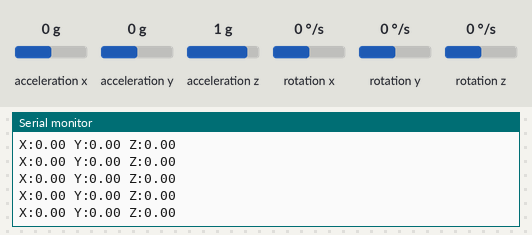
Simulated run of this sketch. Board: ESP32. On the bench: the last lines printed to the serial monitor. Inputs (shaded band) come from the test bench; at power-on: acceleration x 0 g, acceleration y 0 g, acceleration z 1 g, rotation z 0 °/s, rotation x 0 °/s, rotation y 0 °/s.

Above: at 3.2 s.
3.3 s: acceleration x set to -1.4 g
At 3.31 s:
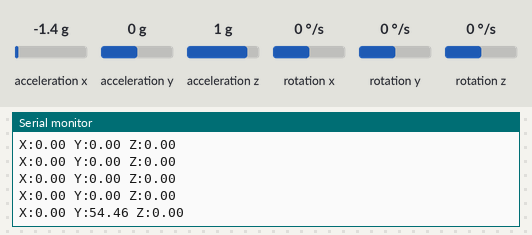
4.8 s: acceleration y set to -1.4 g
At 4.82 s:
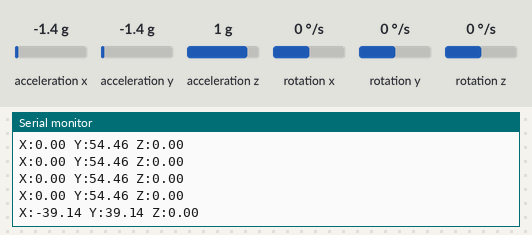
6.3 s: acceleration z set to -1.4 g
At 6.33 s:
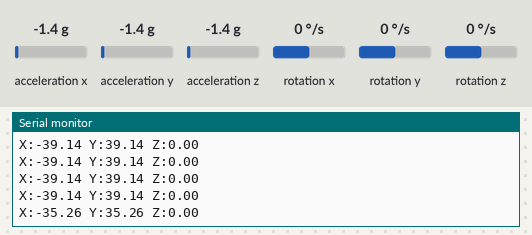
7.8 s: rotation z set to -192 °/s
At 7.83 s:
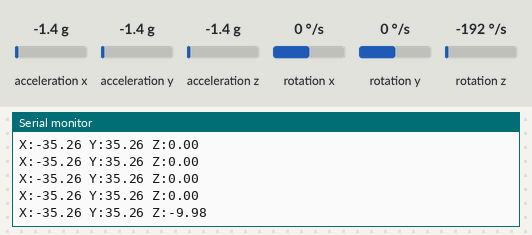
Timing chart, 0 to 10.3 s (numbered marks = the images above; inputs shaded):
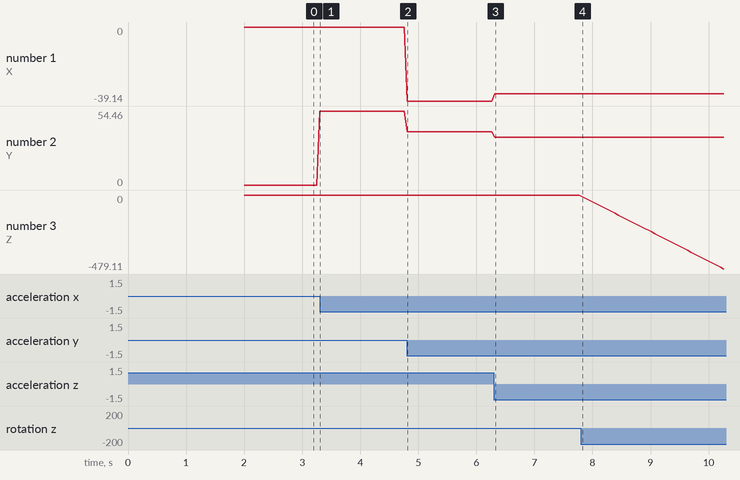

Measured:
- after the input at 3.3 s, the serial monitor: prints a new line at once (image 1)
- after the input at 4.8 s, the serial monitor: prints a new line at once (image 2)
- after the input at 6.3 s, the serial monitor: prints a new line at once (image 3)
- after the input at 7.8 s, the serial monitor: prints a new line at once (image 4)
- plotted number 1: 0 → -39.14 after the input at 4.8 s, -39.14 → -35.26 after the input at 6.3 s
- plotted number 2: 0 → 54.46 after the input at 3.3 s, 54.46 → 39.14 after the input at 4.8 s, 39.14 → 35.26 after the input at 6.3 s
- plotted number 3: 0 → -479.11 after the input at 7.8 s

The sketch:

gyro_test.ino
```cpp
#include "Wire.h"
#include <MPU6050_light.h>

MPU6050 mpu(Wire);

void setup() {
  Serial.begin(115200);
  Wire.begin(8, 9);
  mpu.begin();
  delay(1000);
  mpu.calcOffsets();
}

void loop() {
  mpu.update();

  Serial.print("X:");
  Serial.print(mpu.getAngleX());
  Serial.print(" Y:");
  Serial.print(mpu.getAngleY());
  Serial.print(" Z:");
  Serial.println(mpu.getAngleZ());

  delay(50);
}
```
